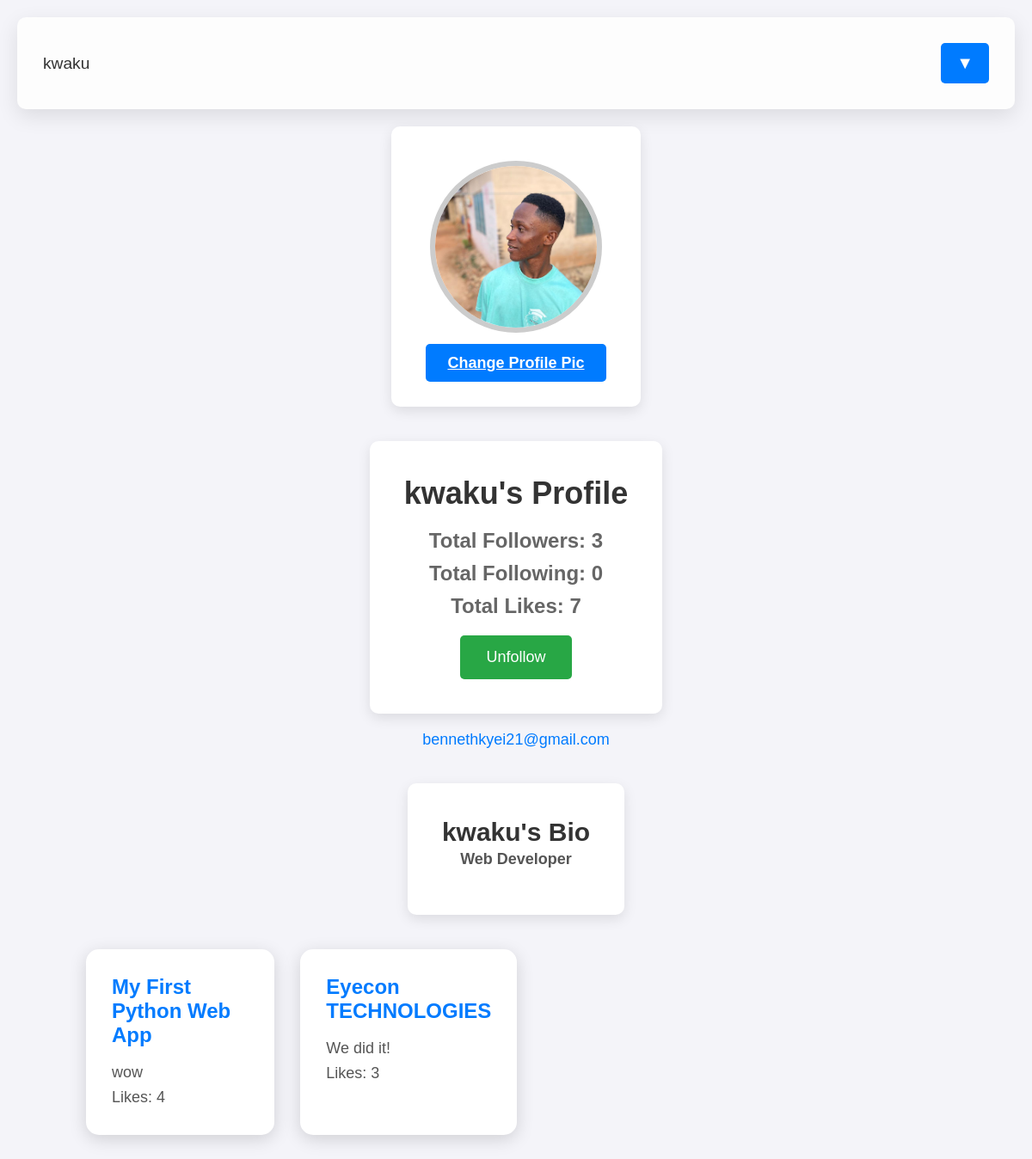
Page /profile/kwaku/ (signed in) on the committed database.
### blog/models.py (models this page shows, shortened)
class Profile(models.Model):
    user = models.OneToOneField(User, on_delete=models.CASCADE)
    bio = models.TextField(blank=True)
    contact = models.CharField(max_length=15, blank=True)
    first_name = models.CharField(max_length=50)
    other_name = models.CharField(max_length=50, blank=True)
    surname = models.CharField(max_length=50)
    picture = models.ImageField(upload_to='profile_pictures/', default='profile_pictures/default-profile.png')
    followers = models.ManyToManyField(User, related_name='following', blank=True)
    following_count = models.PositiveIntegerField(default=0)  # Following count
    followers = models.ManyToManyField(User, related_name='following', blank=True)
    def total_followers(self):
        return self.followers.count()
    def total_following(self):
        return self.user.following.count()

class Post(models.Model):
    title = models.CharField(max_length=255)
    content = models.TextField()
    picture = models.ImageField(upload_to='post_images/', blank=True, null=True)
    link = models.URLField(max_length=200, blank=True, null=True)
    author = models.ForeignKey(User, on_delete=models.CASCADE)  # Author of the post
    created_at = models.DateTimeField(auto_now_add=True)  # Auto-add date/time when created
    likes = models.ManyToManyField(User, related_name='liked_posts', blank=True)  # Users who liked the post
    share_count = models.PositiveIntegerField(default=0)
    allow_comments = models.BooleanField(default=True)
    shares = models.ManyToManyField(User, related_name='shared_posts', blank=True)
    def total_likes(self):
        return self.likes.count()

### blog/views.py (the view, shortened to what this page needs)
# urls.py: path('profile/<str:username>/', views.user_profile, name='user_profile'),
@login_required
def user_profile(request, username):
    user = get_object_or_404(User, username=username)
    profile = user.profile
    posts = Post.objects.filter(author=user)
    is_following = profile.followers.filter(id=request.user.id).exists()
    return render(request, 'user_profile.html', {
        'user': user,
        'profile': profile,
        'posts': posts,
        'is_following': is_following,
        'total_likes': sum(post.total_likes() for post in posts),
        'total_followers': profile.total_followers(),
        'total_following': profile.total_following(),
    })

### blog/templates/user_profile.html (shortened to what this page needs)
<!DOCTYPE html>
<html lang="en">
<head>
</head>
<body>
<div class="profile-header">
    <span>{{ user.username }}</span>
    <button id="dropdownButton">▼</button>
</div>
{% load static %}
<div class="profile-info">
    <div class="profile-pic">
        {% if user.profile.picture %}
            <img src="{{ user.profile.picture.url }}" alt="{{ user.username }}'s Profile Picture" class="profile-pic-img">
        {% else %}
            <img src="{% static 'profile_pictures/user.jpeg' %}" alt="Default Profile Picture" class="profile-pic-img">
        {% endif %}
    </div>
    {% if user == profile.user %}
        <a href="{% url 'blog:change_profile_pic' %}" class="btn btn-primary mt-2">Change Profile Pic</a>
    {% endif %}
</div>
    <div class="stats">
        <h1>{{ user.username }}'s Profile</h1>
        <h3>Total Followers: {{ total_followers }}</h3>
        <h3>Total Following: {{ total_following }}</h3>
        <h3>Total Likes: {{ total_likes }}</h3>
        {% if not request.user == user %}
        <form method="POST">
            {% if is_following %}
                <button type="submit" name="action" value="unfollow">Unfollow</button>
            {% else %}
                <button type="submit" name="action" value="follow">Follow</button>
            {% endif %}
        </form>
        {% endif %}
    </div>
<div class="email">
    <a href="mailto:{{ user.email }}">{{ user.email }}</a>
</div>
<div class="bio">
    <h3>
        {{ user.username }}'s Bio
        <p>{{ profile.bio }}</p>
    </h3>
</div>
<div class="user-posts-grid">
    {% for post in posts %}
        <div class="post-container">
            <h3>{{ post.title }}</h3>
            <p>{{ post.content }}</p>
            <p>Likes: {{ post.total_likes }}</p>
        </div>
    {% endfor %}
</div>
</body>
</html>

### rows in the picture
Profile: bio "Web Developer"
Post: title "My First Python Web App", content "wow", total_likes "4"
Post: title "Eyecon TECHNOLOGIES", content "We did it!", total_likes "3"

### other values in the picture
{{ user.username }} "kwaku"
{{ total_followers }} "3"
{{ total_following }} "0"
{{ total_likes }} "7"
{{ user.email }} "bennethkyei21@gmail.com"
